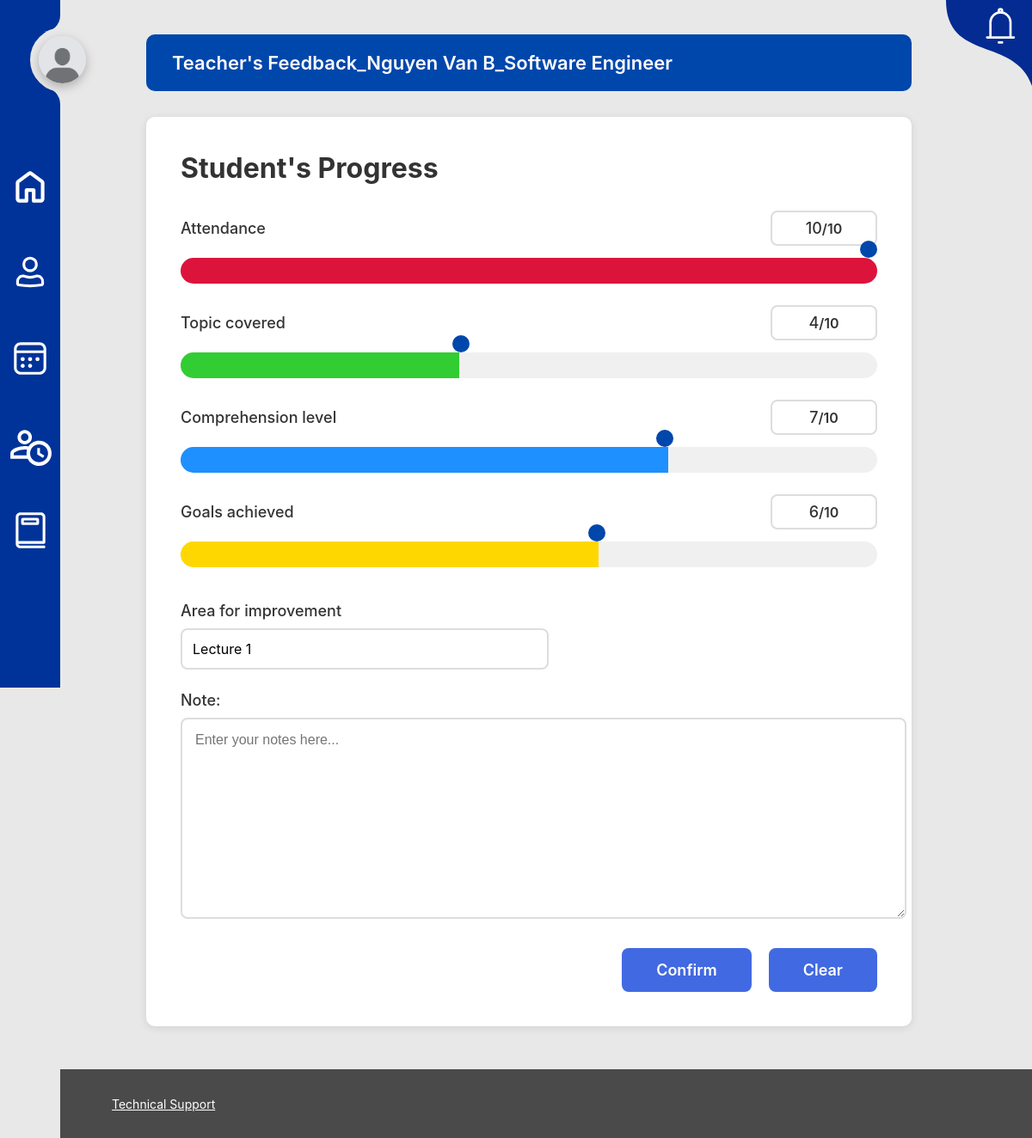
The page /tutor/student/1/session/6/progress/ (signed in) on the database its author committed.
### students/models.py (models this page shows, shortened)
class Student(models.Model):
    user = models.OneToOneField(User, on_delete=models.CASCADE)
    full_name = models.CharField(max_length=100)
    student_id = models.CharField(max_length=20, unique=True)
    phone = models.CharField(max_length=15, blank=True)
    email = models.EmailField(blank=True)
    major = models.CharField(max_length=100, blank=True)
    dob = models.DateField(null=True, blank=True)
    sp_needs = models.CharField(max_length=100, blank=True)
    avatar = models.ImageField(upload_to='avatars/', null=True, blank=True)  # Thêm trường avatar
    class Meta:
        verbose_name = "Student"
        verbose_name_plural = "Students"

### tutoring_sessions/models.py (models this page shows, shortened)
class Session(models.Model):
    STATUS_CHOICES = [
        ('scheduled', 'Scheduled'),
        ('ongoing', 'Ongoing'),
        ('completed', 'Completed'),
        ('cancelled', 'Cancelled'),
    ]
    DAY_CHOICES = [
        ('0', 'Monday'),
        ('1', 'Tuesday'),
        ('2', 'Wednesday'),
        ('3', 'Thursday'),
        ('4', 'Friday'),
        ('5', 'Saturday'),
        ('6', 'Sunday'),
    ]
    class_code = models.CharField(max_length=20)
    subject = models.ForeignKey(Subject, on_delete=models.CASCADE)
    tutor = models.ForeignKey(Tutor, on_delete=models.CASCADE)
    days = models.CharField(max_length=50)  # Ví dụ: "2-3-4"
    start_time = models.TimeField()
    end_time = models.TimeField()
    capacity = models.IntegerField(default=30)
    enrolled_count = models.IntegerField(default=0)
    status = models.CharField(max_length=20, choices=STATUS_CHOICES, default='scheduled')
    created_at = models.DateTimeField(auto_now_add=True)

class Subject(models.Model):
    name = models.CharField(max_length=100)
    code = models.CharField(max_length=20, unique=True)

### feedback/models.py (models this page shows, shortened)
class StudentProgress(models.Model):
    enrollment = models.ForeignKey('tutoring_sessions.Enrollment', on_delete=models.CASCADE, related_name='progress_records')
    student = models.ForeignKey('students.Student', on_delete=models.CASCADE)
    session = models.ForeignKey('tutoring_sessions.Session', on_delete=models.CASCADE)
    tutor = models.ForeignKey('tutors.Tutor', on_delete=models.CASCADE)
    attendance = models.IntegerField(default=0)  # Số buổi đã tham gia
    topics_covered = models.IntegerField(default=0)  # Chủ đề đã học
    comprehension_level = models.IntegerField(default=0)  # Mức độ hiểu bài
    goals_achieved = models.IntegerField(default=0)  # Mục tiêu đạt được
    area_for_improvement = models.CharField(max_length=500, blank=True)
    notes = models.TextField(blank=True)
    created_at = models.DateTimeField(auto_now_add=True)
    updated_at = models.DateTimeField(auto_now=True)
    class Meta:
        unique_together = ('student', 'session')

### tutors/views.py (the view, shortened to what this page needs)
# urls.py: path('student/<int:student_id>/session/<int:session_id>/progress/', views.student_progress, name='student_progress'),
@login_required
def student_progress(request, student_id, session_id):
    if request.user.userprofile.role != 'tutor':
        return render(request, '403.html', status=403)
    tutor = request.user.tutor
    student = get_object_or_404(Student, id=student_id)
    session = get_object_or_404(Session, id=session_id, tutor=tutor)
    enrollment = get_object_or_404(Enrollment, student=student, session=session, is_active=True)
    progress, created = StudentProgress.objects.get_or_create(
        student=student,
        session=session,
        defaults={
            'enrollment': enrollment,
            'tutor': tutor,
            'attendance': 0,
            'topics_covered': 0,
            'comprehension_level': 0,
            'goals_achieved': 0,
        }
    )
    context = {
        'student': student,
        'session': session,
        'progress': progress,
        'tutor': tutor,
    }
    return render(request, 'tutors/student_progress.html', context)

### notification/context_processors.py (called while the page is built)
def notifications(request):
    if request.user.is_authenticated:
        notifications = NotificationService.get_user_notifications(request.user)
        unread_count = NotificationService.get_unread_count(request.user)
        return {
            'user_notifications': notifications[:5],  # Latest 5
            'unread_count': unread_count,
        }
    return {
        'user_notifications': [],
        'unread_count': 0,
    }

### notification/notification_service.py (called while the page is built)
    @staticmethod
    def get_user_notifications(user: User, unread_only: bool = False):
        personal = Notification.objects.filter(user=user)
        broadcasts = Notification.objects.filter(is_broadcast=True)
        notifications = personal | broadcasts
        if unread_only:
            notifications = notifications.filter(is_read=False)
        return notifications.order_by('-created_at')

    @staticmethod
    def get_unread_count(user: User):
        personal_unread = Notification.objects.filter(user=user, is_read=False).count()
        broadcast_unread = Notification.objects.filter(is_broadcast=True, is_read=False).count()
        return personal_unread + broadcast_unread

### tutors/templatetags/math_filters.py (called while the page is built)
@register.filter
def multiply(value, arg):
    try:
        return float(value) * float(arg)
    except (ValueError, TypeError):
        return 0

### tutors/templatetags/tutor_avatar.py (called while the page is built)
@register.filter
def valid_avatar(avatar_field):
    if not avatar_field:
        return False
    file_path = os.path.join(settings.MEDIA_ROOT, str(avatar_field))
    return os.path.isfile(file_path)

### tutors/templates/tutors/student_progress.html (shortened to what this page needs)
{% extends 'tutor_base.html' %}
{% load static %}
{% load math_filters %}
{% block content %}
<div class="main-content">
    <div class="page-header">
        <h1>Teacher's Feedback_{{ student.full_name }}_{{ session.subject.name }}</h1>
    </div>
    <div class="progress-container">
        <h2 class="progress-title">Student's Progress</h2>
        <form method="post" id="progressForm">
            <div class="progress-item">
                <div class="progress-label">
                    <span>Attendance</span>
                    <div class="progress-score">
                        <span id="attendanceDisplay">{{ progress.attendance }}</span>/10
                    </div>
                </div>
                <div class="slider-group">
                    <input type="range"
                           name="attendance"
                           id="attendanceSlider"
                           min="0"
                           max="10"
                           value="{{ progress.attendance }}"
                           oninput="updateProgress('attendance', this.value)">
                </div>
                <div class="progress-bar-container">
                    <div class="progress-bar attendance"
                         id="attendanceBar"
                         style="width: {{ progress.attendance|multiply:10}}%"></div>
                </div>
            </div>
            <div class="progress-item">
                <div class="progress-label">
                    <span>Topic covered</span>
                    <div class="progress-score">
                        <span id="topicsDisplay">{{ progress.topics_covered }}</span>/10
                    </div>
                </div>
                <div class="slider-group">
                    <input type="range"
                           name="topics_covered"
                           id="topicsSlider"
                           min="0"
                           max="10"
                           value="{{ progress.topics_covered }}"
                           oninput="updateProgress('topics', this.value)">
                </div>
                <div class="progress-bar-container">
                    <div class="progress-bar topics"
                         id="topicsBar"
                         style="width: {{ progress.topics_covered|multiply:10 }}%"></div>
                </div>
            </div>
            <div class="progress-item">
                <div class="progress-label">
                    <span>Comprehension level</span>
                    <div class="progress-score">
                        <span id="comprehensionDisplay">{{ progress.comprehension_level }}</span>/10
                    </div>
                </div>
                <div class="slider-group">
                    <input type="range"
                           name="comprehension_level"
                           id="comprehensionSlider"
                           min="0"
                           max="10"
                           value="{{ progress.comprehension_level }}"
                           oninput="updateProgress('comprehension', this.value)">
                </div>
                <div class="progress-bar-container">
                    <div class="progress-bar comprehension"
                         id="comprehensionBar"
                         style="width: {{ progress.comprehension_level|multiply:10 }}%"></div>
                </div>
            </div>
            <div class="progress-item">
                <div class="progress-label">
                    <span>Goals achieved</span>
                    <div class="progress-score">
                        <span id="goalsDisplay">{{ progress.goals_achieved }}</span>/10
                    </div>
                </div>
                <div class="slider-group">
                    <input type="range"
                           name="goals_achieved"
                           id="goalsSlider"
                           min="0"
                           max="10"
                           value="{{ progress.goals_achieved }}"
                           oninput="updateProgress('goals', this.value)">
                </div>
                <div class="progress-bar-container">
                    <div class="progress-bar goals"
                         id="goalsBar"
                         style="width: {{ progress.goals_achieved|multiply:10 }}%"></div>
                </div>
            </div>
            <div class="input-section">
                <div class="input-group">
                    <label for="improvement">Area for improvement</label>
                    <input type="text"
                           id="improvement"
                           name="area_for_improvement"
                           value="{{ progress.area_for_improvement }}"
                           placeholder="Enter areas that need improvement...">
                </div>
                <div class="input-group">
                    <label for="notes">Note:</label>
                    <textarea id="notes"
                              name="notes"
                              placeholder="Enter your notes here...">{{ progress.notes }}</textarea>
                </div>
            </div>
            <div class="button-group">
                <button type="submit" class="btn btn-confirm">Confirm</button>
                <button type="button" class="btn btn-clear" onclick="clearForm()">Clear</button>
            </div>
        </form>
    </div>
</div>
{% endblock %}

### static/css/student_base.css (style rules this page uses)
:root { --white: #fff; --bg-color: #e5e5e5; --navbar-color: #003399; --text-color:#000; --bg-color:#e8e8e8; }
body { background-color: #e8e8e8; }
* { font-family: Inter, sans-serif; margin: 0; padding: 0; outline: none; list-style:none; text-decoration: none; }

### tutors/templates/tutors/student_progress.html (style rules this page uses)
.main-content { max-width: 100%; margin: 0 auto; padding: 40px 20px; margin-left: 150px; margin-right: 120px; margin-bottom: 90px; }
.page-header { background-color: #0047AB; padding: 20px 30px; border-radius: 10px; color: white; margin-bottom: 30px; }
.page-header h1 { font-size: 22px; font-weight: 600; }
.progress-container { background-color: white; padding: 40px; border-radius: 10px; box-shadow: 0 2px 10px rgba(0,0,0,0.1); max-width: 100%; margin: 0 auto; }
.progress-title { font-size: 32px; font-weight: 700; margin-bottom: 30px; color: #333; }
.progress-item { margin-bottom: 25px; }
.progress-label { display: flex; justify-content: space-between; align-items: center; }
.progress-label span { font-size: 18px; font-weight: 500; color: #333; }
.progress-score { background-color: white; border: 2px solid #ddd; border-radius: 8px; padding: 8px 20px; font-size: 16px; font-weight: 600; color: #333; min-width: 80px; text-align: center; }
.progress-bar-container { width: 100%; height: 30px; background-color: #f0f0f0; border-radius: 15px; overflow: hidden; position: relative; }
.progress-bar { height: 100%; transition: width 0.3s ease; position: relative; }
.progress-bar.attendance { background-color: #DC143C; }
.progress-bar.topics { background-color: #32CD32; }
.progress-bar.comprehension { background-color: #1E90FF; }
.progress-bar.goals { background-color: #FFD700; }
.input-section { margin-top: 40px; }
.input-group { margin-bottom: 25px; }
.input-group label { display: block; font-size: 18px; font-weight: 500; margin-bottom: 10px; color: #333; }
.input-group input[type="text"], .input-group input[type="number"] { width: 100%; max-width: 400px; padding: 12px; border: 2px solid #ddd; border-radius: 8px; font-size: 16px; }
.input-group textarea { width: 100%; padding: 15px; border: 2px solid #ddd; border-radius: 8px; font-size: 16px; resize: vertical; min-height: 200px; font-family: Arial, sans-serif; }
.button-group { display: flex; gap: 20px; justify-content: flex-end; margin-top: 30px; }
.btn { padding: 15px 40px; font-size: 18px; font-weight: 600; border: none; border-radius: 8px; cursor: pointer; transition: all 0.3s; }
.btn-confirm { background-color: #4169E1; color: white; }
.btn-clear { background-color: #4169E1; color: white; }
.slider-group { display: flex; align-items: center; gap: 20px; margin-bottom: 6px; }
.slider-group input[type="range"] { flex: 1; height: 8px; border-radius: 5px; outline: none; -webkit-appearance: none; }

### rows shown on the page
Student: full_name "Nguyen Van B"
Session: subject.name "Software Engineer"
StudentProgress: attendance "10", topics_covered "4", comprehension_level "7", goals_achieved "6", area_for_improvement "Lecture 1"
